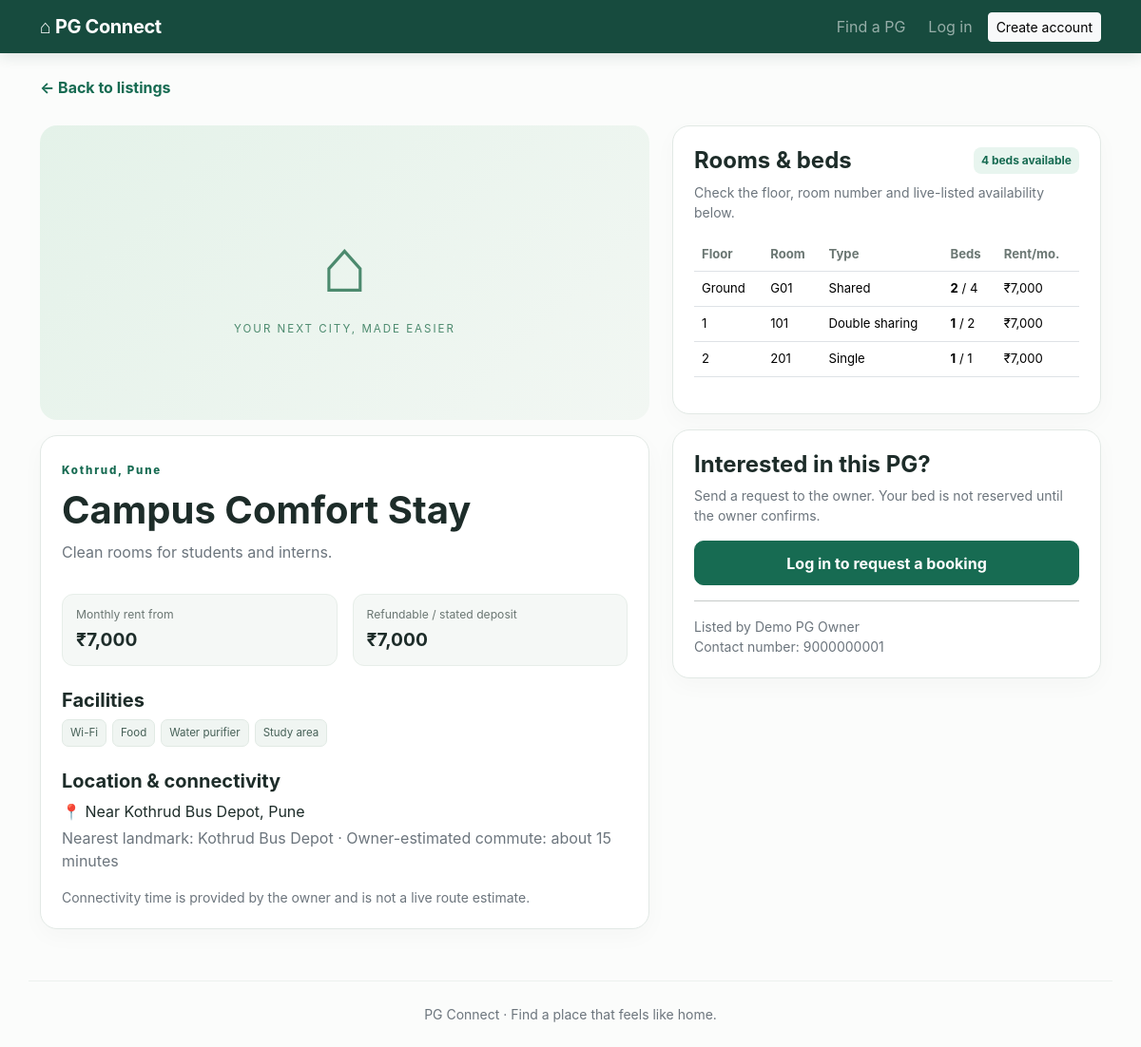
/pg/2, run on the app's committed database.
### tables this page shows
CREATE TABLE pgs (
      id INTEGER PRIMARY KEY AUTOINCREMENT,
      owner_id INTEGER NOT NULL REFERENCES users(id) ON DELETE CASCADE,
      name TEXT NOT NULL,
      city TEXT NOT NULL,
      area TEXT NOT NULL,
      address TEXT NOT NULL,
      description TEXT,
      monthly_rent INTEGER NOT NULL,
      deposit INTEGER NOT NULL DEFAULT 0,
      room_type TEXT NOT NULL DEFAULT 'Shared',
      gender_policy TEXT NOT NULL DEFAULT 'Any',
      facilities TEXT DEFAULT '',
      nearest_landmark TEXT DEFAULT '',
      commute_minutes INTEGER,
      photo_url TEXT DEFAULT '',
      active INTEGER NOT NULL DEFAULT 1,
      created_at TEXT DEFAULT CURRENT_TIMESTAMP
    );

CREATE TABLE rooms (
      id INTEGER PRIMARY KEY AUTOINCREMENT,
      pg_id INTEGER NOT NULL REFERENCES pgs(id) ON DELETE CASCADE,
      floor_number INTEGER NOT NULL,
      room_number TEXT NOT NULL,
      room_type TEXT NOT NULL,
      total_beds INTEGER NOT NULL CHECK(total_beds > 0),
      available_beds INTEGER NOT NULL CHECK(available_beds >= 0 AND available_beds <= total_beds),
      monthly_rent INTEGER NOT NULL,
      UNIQUE(pg_id, floor_number, room_number)
    );

CREATE TABLE users (
      id INTEGER PRIMARY KEY AUTOINCREMENT,
      name TEXT NOT NULL,
      email TEXT NOT NULL UNIQUE,
      phone TEXT,
      password_hash TEXT NOT NULL,
      role TEXT NOT NULL CHECK(role IN ('owner','seeker')),
      created_at TEXT DEFAULT CURRENT_TIMESTAMP
    );

### app.py (the view)
@app.route("/pg/<int:pg_id>")
def pg_detail(pg_id):
    pg = db().execute("""SELECT p.*,u.name owner_name,u.phone owner_phone,
      COALESCE((SELECT SUM(available_beds) FROM rooms WHERE pg_id=p.id),0) available_beds
      FROM pgs p JOIN users u ON u.id=p.owner_id WHERE p.id=? AND p.active=1""", (pg_id,)).fetchone()
    if not pg:
        abort(404)
    rooms = db().execute("SELECT * FROM rooms WHERE pg_id=? ORDER BY floor_number,room_number", (pg_id,)).fetchall()
    return render_template("pg_detail.html", pg=pg, rooms=rooms)

### app.py (called while the page is built)
def db():
    if "db" not in g:
        g.db = sqlite3.connect(app.config["DATABASE"])
        g.db.row_factory = sqlite3.Row
        g.db.execute("PRAGMA foreign_keys = ON")
    return g.db

### templates/pg_detail.html (shortened to what this page needs)
{% extends "base.html" %}
{% block content %}
<a href="{{ url_for('index') }}" class="back-link">← Back to listings</a>
<div class="row g-4 mt-1">
  <div class="col-lg-7">
    {% if pg.photo_url %}<img class="detail-photo" src="{{ pg.photo_url }}" alt="Photo of {{ pg.name }}">{% else %}<div class="detail-placeholder"><span>⌂</span><div>YOUR NEXT CITY, MADE EASIER</div></div>{% endif %}
    <div class="content-panel mt-3"><span class="eyebrow">{{ pg.area }}, {{ pg.city }}</span><h1 class="fw-bold mt-2">{{ pg.name }}</h1><p class="text-secondary">{{ pg.description or 'A PG stay listed on PG Connect.' }}</p>
      <div class="row g-3 mt-2"><div class="col-6"><div class="mini-stat"><span>Monthly rent from</span><strong>₹{{ "{:,}".format(pg.monthly_rent) }}</strong></div></div><div class="col-6"><div class="mini-stat"><span>Refundable / stated deposit</span><strong>₹{{ "{:,}".format(pg.deposit) }}</strong></div></div></div>
      <h5 class="fw-bold mt-4">Facilities</h5><div class="facility-row">{% for f in pg.facilities.split(',') if f %}<span>{{ f }}</span>{% else %}<span>Ask owner for details</span>{% endfor %}</div>
      <h5 class="fw-bold mt-4">Location & connectivity</h5><p class="mb-1">📍 {{ pg.address }}</p><p class="text-secondary">Nearest landmark: {{ pg.nearest_landmark or 'Not specified' }}{% if pg.commute_minutes %} · Owner-estimated commute: about {{ pg.commute_minutes }} minutes{% endif %}</p>
      <p class="small text-secondary mb-0">Connectivity time is provided by the owner and is not a live route estimate.</p>
    </div>
  </div>
  <div class="col-lg-5">
    <div class="content-panel"><div class="d-flex justify-content-between align-items-center"><h4 class="fw-bold mb-0">Rooms & beds</h4><span class="availability">{{ pg.available_beds }} beds available</span></div>
      <p class="small text-secondary mt-2">Check the floor, room number and live-listed availability below.</p>
      <div class="table-responsive"><table class="table align-middle room-table"><thead><tr><th>Floor</th><th>Room</th><th>Type</th><th>Beds</th><th>Rent/mo.</th></tr></thead><tbody>
      {% for r in rooms %}<tr><td>{{ 'Ground' if r.floor_number==0 else r.floor_number }}</td><td>{{ r.room_number }}</td><td>{{ r.room_type }}</td><td><strong>{{ r.available_beds }}</strong> / {{ r.total_beds }}</td><td>₹{{ "{:,}".format(r.monthly_rent) }}</td></tr>{% else %}<tr><td colspan="5">No rooms added yet.</td></tr>{% endfor %}
      </tbody></table></div>
    </div>
    <div class="content-panel mt-3"><h4 class="fw-bold">Interested in this PG?</h4><p class="text-secondary small">Send a request to the owner. Your bed is not reserved until the owner confirms.</p>
    {% if session.get('role') == 'seeker' %}
    <form method="post" action="{{ url_for('request_booking',pg_id=pg.id) }}">
      <label class="form-label">Preferred room (optional)</label><select class="form-select mb-3" name="room_id"><option value="">Let owner suggest a room</option>{% for r in rooms if r.available_beds>0 %}<option value="{{ r.id }}">Floor {{ 'Ground' if r.floor_number==0 else r.floor_number }}, Room {{ r.room_number }} · {{ r.available_beds }} bed(s) · ₹{{ r.monthly_rent }}/month</option>{% endfor %}</select>
      <label class="form-label">Expected move-in date</label><input class="form-control mb-3" type="date" name="move_in_date">
      <label class="form-label">Message to owner</label><textarea class="form-control mb-3" name="message" rows="3" placeholder="Tell the owner about your needs"></textarea>
      <button class="btn btn-brand w-100" {% if pg.available_beds<1 %}disabled{% endif %}>Request a booking</button>
    </form>
    {% elif not session.get('user_id') %}<a class="btn btn-brand w-100" href="{{ url_for('login') }}">Log in to request a booking</a>
    {% else %}<p class="small text-secondary mb-0">PG owners can browse listings but cannot request a booking from their owner account.</p>{% endif %}
    <hr><div class="small text-secondary">Listed by {{ pg.owner_name }}{% if pg.owner_phone %}<br>Contact number: {{ pg.owner_phone }}{% endif %}</div>
    </div>
  </div>
</div>
{% endblock %}

### static/style.css (style rules this page uses)
:root { --ink:#1d2c29;--muted:#6b7773;--green:#176b52;--mint:#e8f5ef;--line:#e2e9e5;--paper:#f7faf8 }
body { background:#fbfcfb;color:var(--ink);font-family:Inter,ui-sans-serif,system-ui,-apple-system,"Segoe UI",sans-serif }
.btn-brand { background:var(--green);color:white;border:1px solid var(--green);font-weight:650;border-radius:10px;padding:.65rem 1rem }
.eyebrow { font-size:.72rem;letter-spacing:1.8px;color:var(--green);font-weight:800 }
.filter-panel,.content-panel,.auth-card { background:#fff;border:1px solid var(--line);border-radius:18px;padding:22px;box-shadow:0 8px 24px #1d2c2907 }
.availability { font-size:.75rem;color:#176b52;background:#e8f5ef;padding:5px 8px;border-radius:8px;white-space:nowrap;font-weight:700 }
.facility-row { display:flex;gap:6px;flex-wrap:wrap }
.facility-row span { font-size:.72rem;background:#f0f5f2;color:#466057;border:1px solid #e1eae4;padding:5px 8px;border-radius:7px }
.back-link { color:var(--green);text-decoration:none;font-weight:650 }
.detail-photo,.detail-placeholder { width:100%;height:310px;object-fit:cover;border-radius:18px }
.detail-placeholder { background:linear-gradient(135deg,#e4f2e9,#f2f7f3);display:flex;flex-direction:column;align-items:center;justify-content:center;color:#4c8a6e;letter-spacing:2px;font-size:.72rem }
.detail-placeholder span { font-size:5rem;letter-spacing:0 }
.mini-stat { background:#f5f8f6;border:1px solid #e7eee9;border-radius:12px;padding:12px 14px }
.mini-stat span { display:block;color:var(--muted);font-size:.76rem }
.mini-stat strong { display:block;font-size:1.2rem;margin-top:3px }
.room-table { font-size:.82rem }
.room-table th { color:#6b7773;font-weight:650;white-space:nowrap }

### data on the page
pgs: area "Kothrud", city "Pune", name "Campus Comfort Stay", description "Clean rooms for students and interns.", monthly_rent "7,000", deposit "7,000", address "Near Kothrud Bus Depot, Pune", nearest_landmark "Kothrud Bus Depot", commute_minutes "15"
rooms: floor_number "Ground", room_number "G01", room_type "Shared", available_beds "2", total_beds "4", monthly_rent "7,000"
rooms: floor_number "1", room_number "101", room_type "Double sharing", available_beds "1", total_beds "2", monthly_rent "7,000"
rooms: floor_number "2", room_number "201", room_type "Single", available_beds "1", total_beds "1", monthly_rent "7,000"
users: owner_name "Demo PG Owner", owner_phone "9000000001"

### other printed values
{{ f }} "Wi-Fi" "Food" "Water purifier" "Study area"
{{ pg.available_beds }} "4"
